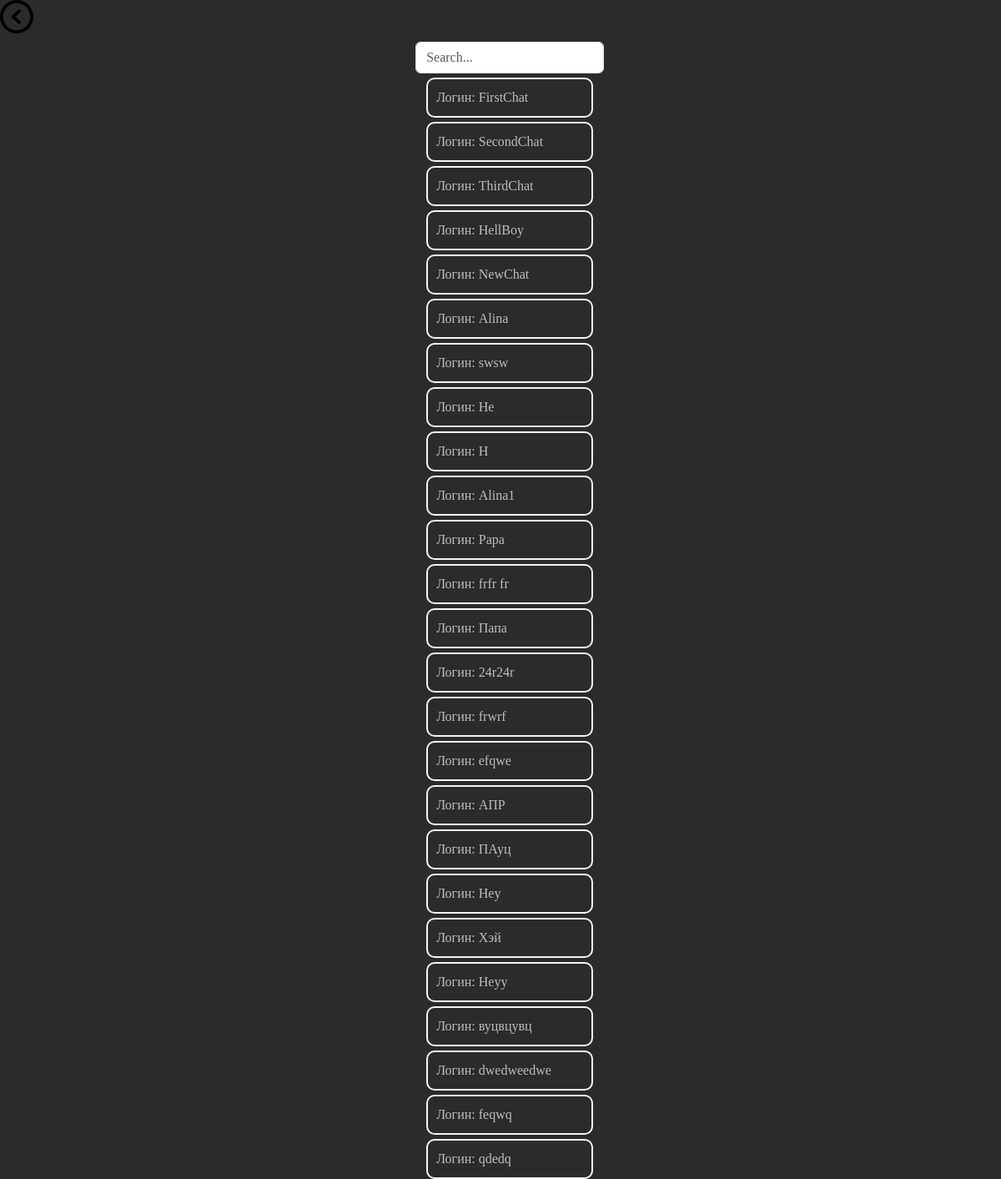
Screenshot of /chats with the database file from the repository.
### main/models.py (models this page shows, shortened)
class Chat(models.Model):
    login = models.CharField("Логин", max_length=300, unique=True)
    password = models.CharField("Пароль", max_length=30, blank=False, null=False)
    def get_absolute_url(self):
        return reverse('ReadyChat', kwargs={'pk': self.pk})
    class Meta:
        verbose_name = 'Чат'
        verbose_name_plural = 'Чаты'

### main/views.py (the view)
# urls.py: path("chats", views.Chats, name="Chats"),
def Chats(request):
    error = ''
    chats = Chat.objects.all()
    if request.method == "GET":
        loginValue = request.GET.get("loginValue")
        if not loginValue:
            loginValue = ''
        if len(loginValue) > 0:
            chats = Chat.objects.filter(login__icontains=loginValue)
    if len(chats) == 0:
        error = "Ничего не найдено"
    context = {
        "chats": chats,
        "error": error
    }
    return render(request, "main/Chats.html", context)

### main/templates/main/Chats.html (shortened to what this page needs)
{% extends 'main/base.html' %}
{% load static %}
{% block head %}
    <link href="https://cdn.jsdelivr.net/npm/bootstrap@5.3.0-alpha1/dist/css/bootstrap.min.css" rel="stylesheet">
    <link rel="stylesheet" href="{% static 'main/css/Chats.css' %}">
    <link rel="stylesheet" href="https://cdnjs.cloudflare.com/ajax/libs/font-awesome/4.7.0/css/font-awesome.min.css">
{% endblock %}
{% block content %}
    <a href="{% url 'main' %}" class="backbutton">
        <img src="{% static 'main/img/backbutton.svg' %}" alt="" >
    </a>
    <div class="container">
        <div class="search">
            <div class="input-group rounded search-input">
                <form action="{% url 'Chats' %}" method="GET" class="form-search">
                    <input type="text" id="loginField" name="search" class="form-control rounded" placeholder="Search..." aria-label="Search" aria-describedby="search-addon" />
                </form>
              </div>
        </div>
        <div class="chats">
            <div class="chats-content">
                {% for chat in chats %}
                    <a  href="{{ chat.get_absolute_url }}">
                    <div class="chat">Логин: {{ chat.login }}</div>
                    </a>
                {% endfor %}
            </div>
        </div>
    </div>
{% endblock %}

### main/templates/main/base.html (shortened to what this page needs)
{% load static %}
<!DOCTYPE html>
<html lang="en">
<head>
    <link rel="stylesheet" href="{% static 'main/css/base.css' %}">
    {% block head %}{% endblock %}
</head>
<body>
    {% block content %}
    {% endblock %}
</body>
</html>

### main/static/main/css/Chats.css (style rules this page uses)
input { outline: none; }
.chats { width: 100%; height: fit-content; display: flex; flex-direction: column; justify-content: center; align-items: center; }
.chat { padding: 10px; border: 2px solid whitesmoke; width: 35%; margin-top: 5px; border-radius: 10px; transition-duration: 0.3s; color: rgb(190, 190, 190); min-width: 200px; }
.search, .chats { padding-left: 2%; }
.search { margin-top: 10px; }
.form-search { display: flex; }
.backbutton img { width: 40px; }
.container { width: 100%; height: 100%; }
.search-input { justify-content: center; }
.chats a { display: flex; justify-content: center; width: fit-content; }

### main/templates/main/base.html (style rules this page uses)
body { background-color: #2b2b2b;font-family: "Comic Sans MS";color:white; }
a { text-decoration: none; color: white; }

### rows the page displays
Chat: login "FirstChat"
Chat: login "SecondChat"
Chat: login "ThirdChat"
Chat: login "HellBoy"
Chat: login "NewChat"
Chat: login "Alina"
Chat: login "swsw"
Chat: login "He"
Chat: login "H"
Chat: login "Alina1"
Chat: login "Papa"
Chat: login "frfr fr"
Chat: login "Папа"
Chat: login "24r24r"
Chat: login "frwrf"
Chat: login "efqwe"
Chat: login "АПР"
Chat: login "ПАуц"
Chat: login "Hey"
Chat: login "Хэй"
Chat: login "Heyy"
Chat: login "вуцвцувц"
Chat: login "dwedweedwe"
Chat: login "feqwq"
Chat: login "qdedq"
